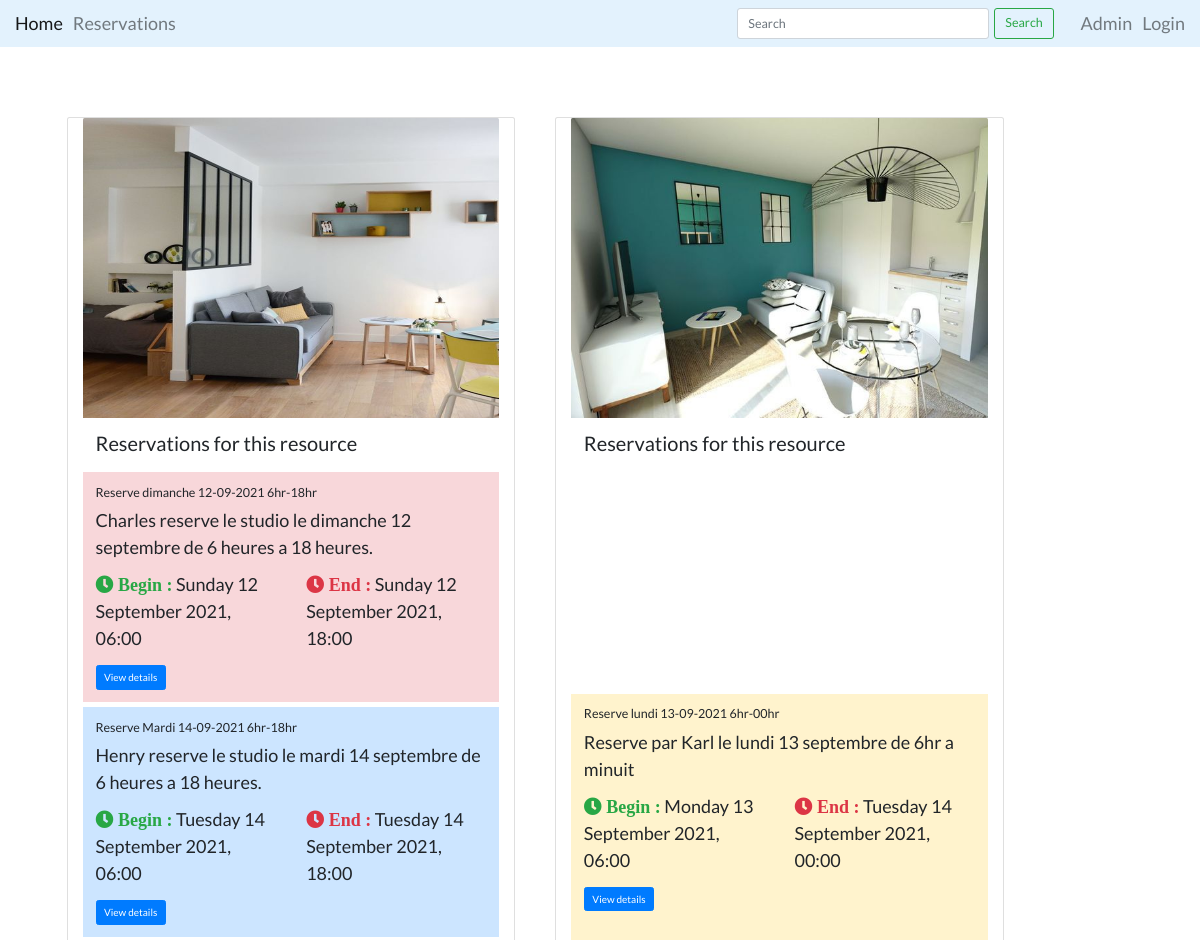
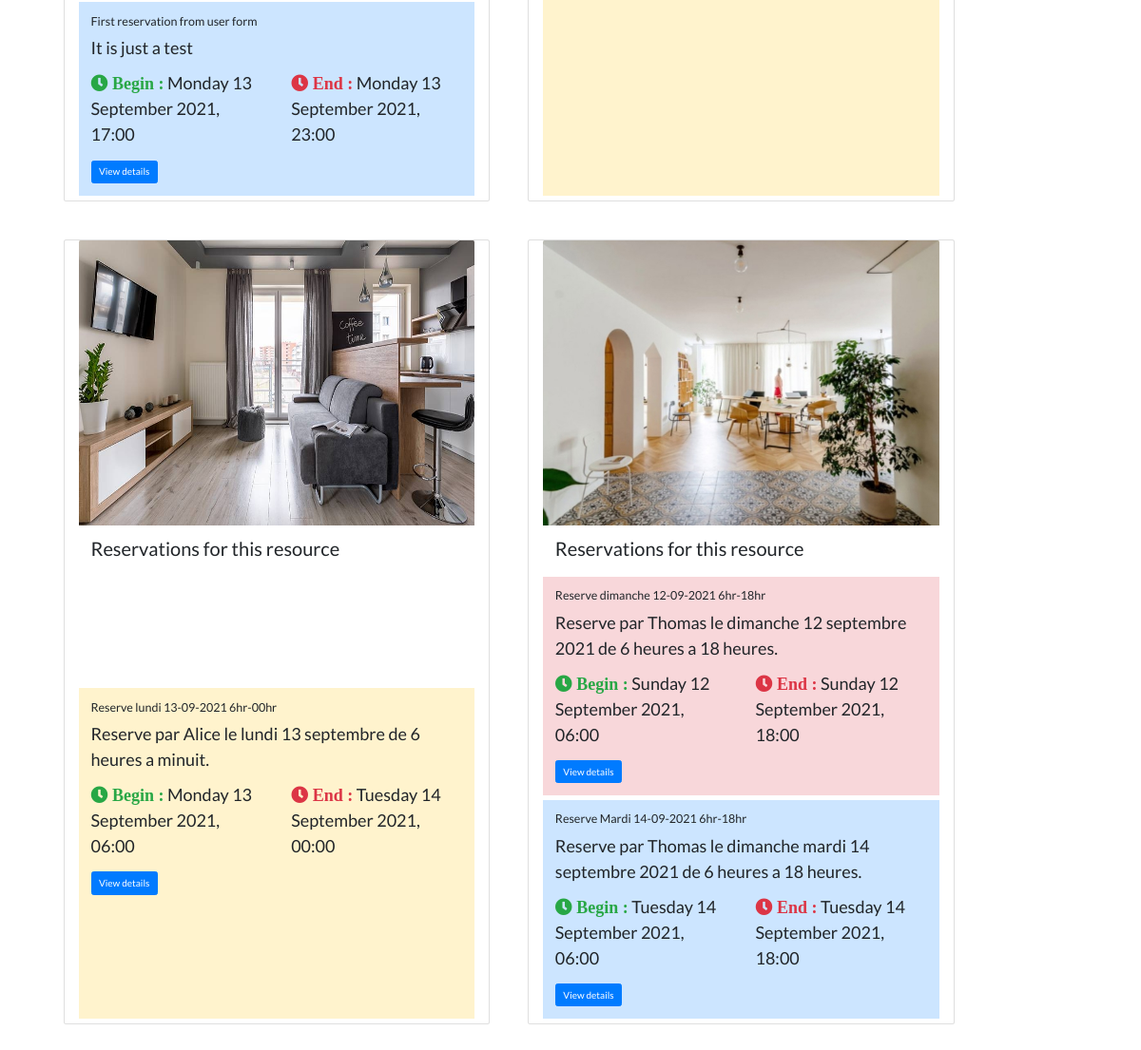
/core/resource/reservation/, run on the app's committed database (2 pictures, top to bottom).
### core/models.py (models this page shows, shortened)
class Reservation(models.Model):
    STATUS_CHOICES = (
        ('pending', 'Pending'),
        ('confirmed', 'Confirmed'),
        ('in_progress', 'In Progress'),
        ('ended', 'Ended'),
        ('canceled', 'Canceled'),
    )
    title = models.CharField(max_length=200)
    overview = models.TextField(null=True, blank=True)
    status = models.CharField(max_length=15,
                              choices=STATUS_CHOICES,
                              default='pending')
    created = models.DateTimeField(default=timezone.now)
    updated = models.DateTimeField(auto_now=True)
    start_date = models.DateTimeField()
    end_date = models.DateTimeField()
    resource = models.ForeignKey(Resource,
                                 default=None,
                                 on_delete=models.CASCADE)
    user = models.ForeignKey(User,
                             on_delete=models.CASCADE,
                             related_name='reservations',
                             default=1)

class Resource(models.Model):
    _upload_link = 'images/resource'
    name = models.CharField(max_length=100, unique=True)
    slug = models.SlugField(max_length=100, unique=True)
    description = models.TextField(null=True, blank=True)
    price = models.IntegerField()
    is_available = models.BooleanField(default=True)
    address_line = models.CharField(max_length=100)
    country = models.CharField(max_length=50)
    state = models.CharField(max_length=50)
    city = models.CharField(max_length=50)
    picture = models.ImageField(blank=True, upload_to=_upload_link)
    created = models.DateTimeField(auto_now_add=True)
    updated = models.DateTimeField(auto_now=True)
    type = models.ForeignKey(ResourceType,
                             on_delete=models.SET_NULL,
                             blank=True,
                             null=True)
    objects = models.Manager()  # The default manager.
    available = AvailableManager()  # Our custom manager.

### core/views.py (the view)
# urls.py: path('reservation/', views.reservation_list, name='reserv_list'),
def reservation_list(request):
    reservations = Reservation.objects.all()
    res_by_resource = [
        Reservation.objects.filter(resource__slug=resource.slug)
        for resource in Resource.available.all()
    ]
    context = {
        'reservations': reservations,
        'res_by_resource': res_by_resource,
    }
    return render(request, 'core/reservation_list.html', context)

### core/models.py (called while the page is built)
    def get_queryset(self):
        return super(AvailableManager,
                     self).get_queryset().filter(is_available=True)

### core/templates/core/reservation_list.html (shortened to what this page needs)
{% extends 'base.html' %}
{% load static %}
{% block styles %}
<link rel="stylesheet" href="{% static 'css/reservation_list.css' %}" type="text/css">
{% endblock %}
{% block content %}
<div class="content container" style="margin: auto; max-width: 98vw; padding: 5rem; font-size: large;">
    <div class="sections row">
        <section class="main col-md-12 col-lg-12 col-sm-12 row">
            {% for reservations in res_by_resource %}
            {% if reservations %}
            <div class="card col-lg-5 col-sm-12" style="margin: 2rem;">
                <img src="{{ reservations.0.resource.picture.url }}" class="card-img-top" alt="resource image">
                <div class="card-body">
                    <h2>Reservations for this resource</h2>
                </div>
                {% for res in reservations %}
                <div class="card-body {{ res.status }} mb-2">
                    <h5 class="card-title">{{ res.title }}</h5>
                    <p class="card-text">{{ res.overview }}</p>
                    <div class="row">
                        <p class="card-text col-lg-6">
                            <i class="fas fa-clock text-success"> Begin : </i>
                            {{ res.start_date | date:"l d F Y, H:i" }}
                        </p>
                        <p class="card-text col-lg-6">
                            <i class="fas fa-clock text-danger"> End : </i>
                            {{ res.end_date | date:"l d F Y, H:i" }}
                        </p>
                    </div>
                    <a href="{% url 'core:reserv_detail' res.resource.slug res.id %}" class="btn btn-primary">View
                        details</a>
                </div>
                {% endfor %}
            </div>
            {% endif %}
            {% endfor %}
        </section>
    </div>
</div>
{% endblock %}

### static/css/base.css (style rules this page uses)
* { padding: 0; margin: 0; box-sizing: border-box; }
html { font-size: 10px; }
body { box-sizing: border-box; font-family: "Lato", sans-serif; }

### core/static/css/reservation_list.css (style rules this page uses)
.ended, .canceled { background-color: #f8d7da; border-color: #f5c6cb; }
.pending { background-color: #cce5ff; border-color: #b8daff; }
.in_progress { background-color: #fff3cd; border-color: #ffeeba; }
img { height: 30rem; }

### data on the page
Reservation: resource.picture (picture), title "Reserve dimanche 12-09-2021 6hr-18hr", overview "Charles reserve le studio le dimanche 12 septembre de 6 heures a 18 heures.", start_date "Sunday 12 September 2021, 06:00", end_date "Sunday 12 September 2021, 18:00"
Reservation: title "Reserve Mardi 14-09-2021 6hr-18hr", overview "Henry reserve le studio le mardi 14 septembre de 6 heures a 18 heures.", start_date "Tuesday 14 September 2021, 06:00", end_date "Tuesday 14 September 2021, 18:00"
Reservation: title "First reservation from user form", overview "It is just a test", start_date "Monday 13 September 2021, 17:00", end_date "Monday 13 September 2021, 23:00"
Reservation: resource.picture (picture), title "Reserve lundi 13-09-2021 6hr-00hr", overview "Reserve par Karl le lundi 13 septembre de 6hr a minuit", start_date "Monday 13 September 2021, 06:00", end_date "Tuesday 14 September 2021, 00:00"
Reservation: resource.picture (picture), title "Reserve lundi 13-09-2021 6hr-00hr", overview "Reserve par Alice le lundi 13 septembre de 6 heures a minuit.", start_date "Monday 13 September 2021, 06:00", end_date "Tuesday 14 September 2021, 00:00"
Reservation: resource.picture (picture), title "Reserve dimanche 12-09-2021 6hr-18hr", overview "Reserve par Thomas le dimanche 12 septembre 2021 de 6 heures a 18 heures.", start_date "Sunday 12 September 2021, 06:00", end_date "Sunday 12 September 2021, 18:00"
Reservation: title "Reserve Mardi 14-09-2021 6hr-18hr", overview "Reserve par Thomas le dimanche mardi 14 septembre 2021 de 6 heures a 18 heures.", start_date "Tuesday 14 September 2021, 06:00", end_date "Tuesday 14 September 2021, 18:00"
